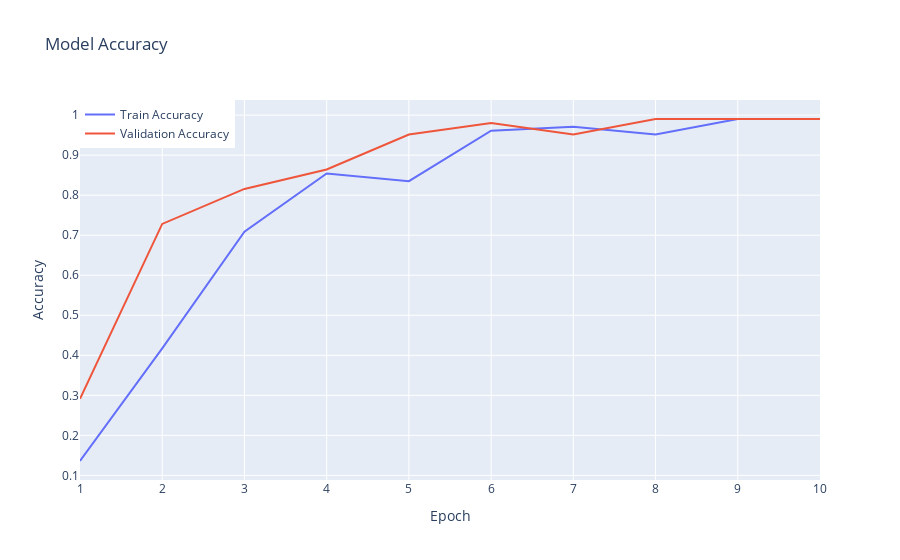
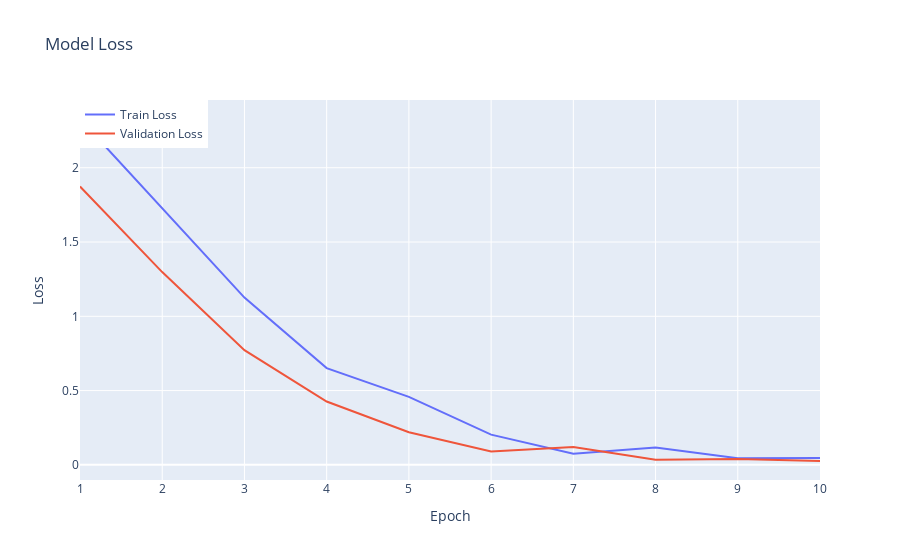

Notebook code for these charts, in order:
### Code cell
plot_training_history_with_plotly(history)

### Figure 1 — Plotly figure (JSON) as saved in the notebook; plotly's stock layout.template omitted (floating-point values rounded to 4 significant figures)
{"data": [{"mode": "lines", "name": "Train Accuracy", "type": "scatter", "x": [1, 2, 3, 4, 5, 6, 7, 8, 9, 10], "y": [0.1359, 0.4175, 0.7087, 0.8544, 0.835, 0.9612, 0.9709, 0.9515, 0.9903, 0.9903]}, {"mode": "lines", "name": "Validation Accuracy", "type": "scatter", "x": [1, 2, 3, 4, 5, 6, 7, 8, 9, 10], "y": [0.2913, 0.7282, 0.8155, 0.8641, 0.9515, 0.9806, 0.9515, 0.9903, 0.9903, 0.9903]}], "layout": {"legend": {"x": 0, "y": 1}, "title": {"text": "Model Accuracy"}, "xaxis": {"title": {"text": "Epoch"}}, "yaxis": {"title": {"text": "Accuracy"}}}}

### Figure 2 — Plotly figure (JSON) as saved in the notebook; plotly's stock layout.template omitted (floating-point values rounded to 4 significant figures)
{"data": [{"mode": "lines", "name": "Train Loss", "type": "scatter", "x": [1, 2, 3, 4, 5, 6, 7, 8, 9, 10], "y": [2.328, 1.731, 1.126, 0.6513, 0.4577, 0.2036, 0.07536, 0.1175, 0.04385, 0.0456]}, {"mode": "lines", "name": "Validation Loss", "type": "scatter", "x": [1, 2, 3, 4, 5, 6, 7, 8, 9, 10], "y": [1.874, 1.298, 0.7723, 0.4261, 0.2196, 0.09036, 0.1201, 0.03494, 0.03882, 0.02605]}], "layout": {"legend": {"x": 0, "y": 1}, "title": {"text": "Model Loss"}, "xaxis": {"title": {"text": "Epoch"}}, "yaxis": {"title": {"text": "Loss"}}}}
